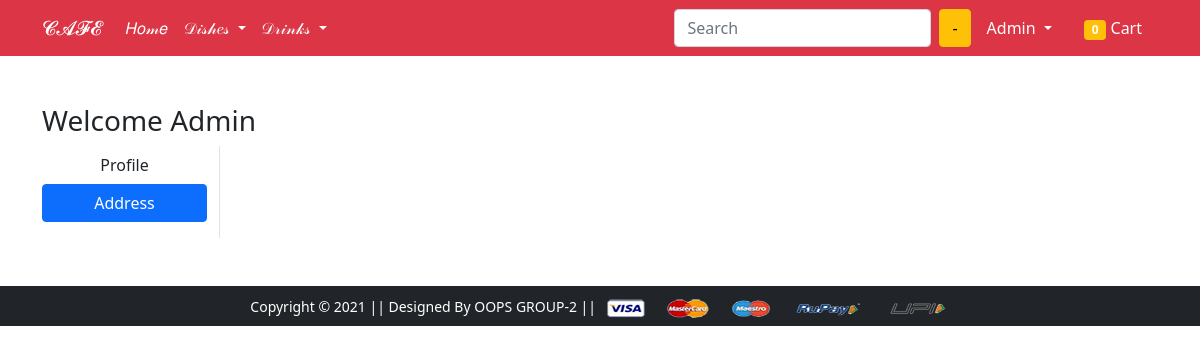
Page /address/ (signed in) on the earlier database version.
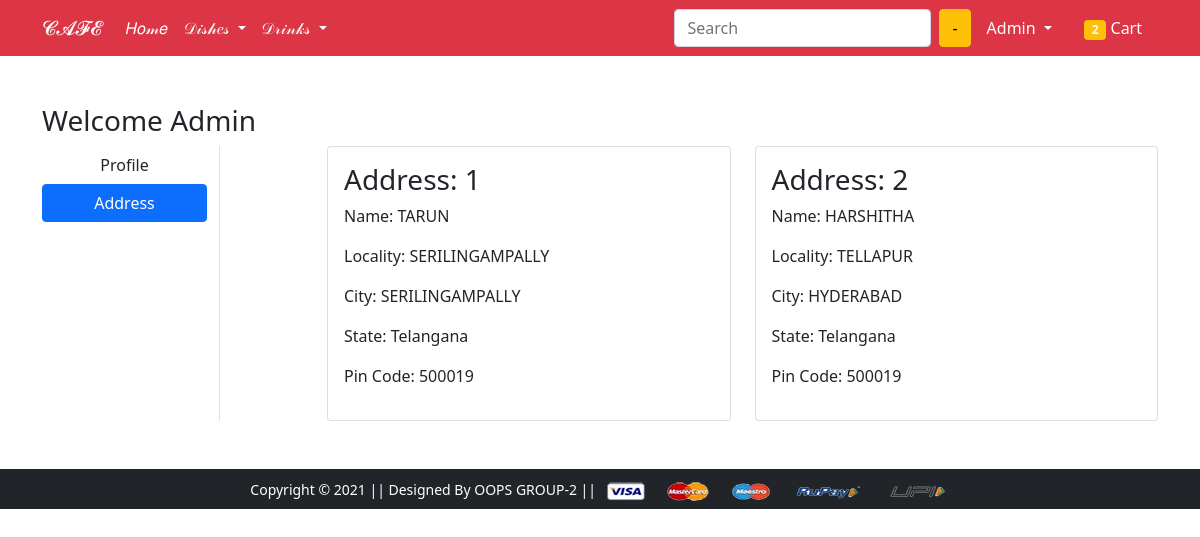
Same page on the later database version.
### app/models.py (models this page shows, shortened)
class Customer(models.Model):
 user = models.ForeignKey(User, on_delete=models.CASCADE)
 name = models.CharField(max_length=200)
 locality = models.CharField(max_length=200)
 city = models.CharField(max_length=50)
 zipcode = models.IntegerField()
 state = models.CharField(choices=STATE_CHOICES, max_length=50)

### app/views.py (the view)
# urls.py: path('address/', views.address, name='address'),
@login_required
def address(request):
	totalitem = 0
	if request.user.is_authenticated:
		totalitem = len(Cart.objects.filter(user=request.user))
	add = Customer.objects.filter(user=request.user)
	return render(request, 'app/address.html', {'add':add, 'active':'btn-primary', 'totalitem':totalitem})

### app/templates/app/address.html (shortened to what this page needs)
{% extends 'app/base.html' %}
{% load static %}
{% block main-content %}
<div class="container my-5">
 <div class="row">
 <h3>Welcome <span class="text-capitalize">{{request.user}}</span></h3>
  <div class="col-sm-2 border-end">
   <ul class="list-unstyled">
    <li class="d-grid"><a href="{% url 'profile' %}" class="btn">Profile</a></li>
    <li class="d-grid"><a href="{% url 'address' %}" class="btn {{active}}">Address</a></li>
   </ul>
  </div>
  <div class="col-sm-9 offset-sm-1">
   <div class="row">
    {% for ad in add %}
     <div class="col-sm-6">
     <div class="card">
      <div class="card-body">
       <h3>Address: {{ forloop.counter }}</h3>
       <p>Name: {{ad.name}}</p>
       <p>Locality: {{ad.locality}}</p>
       <p>City: {{ad.city}}</p>
       <p>State: {{ad.state}}</p>
       <p>Pin Code: {{ad.zipcode}}</p>
      </div>
     </div>
    </div>
    {% endfor %}
   </div>
  </div>
 </div>
</div>
{% endblock main-content %}

### app/templates/app/base.html (shortened to what this page needs)
<!doctype html>
{% load static %}
<html lang="en">
  <head>
    <link href="https://cdn.jsdelivr.net/npm/bootstrap@5.0.0-beta1/dist/css/bootstrap.min.css" rel="stylesheet">
    <link rel="stylesheet" href="{% static 'app/css/owl.carousel.min.css' %}">
    <link rel="stylesheet" href="{% static 'app/css/all.min.css' %}">
    <link rel="stylesheet" href="{% static 'app/css/style.css' %}">
  </head>
  <body>
    <nav class="navbar navbar-expand-lg navbar-dark bg-danger">
     <div class="container">
       <a class="navbar-brand" href="/">𝓒𝓐𝓕𝓔</a>
       <div class="collapse navbar-collapse" id="navbarSupportedContent">
         <ul class="navbar-nav me-auto mb-2 mb-lg-0">
           <li class="nav-item">
             <a class="nav-link active" aria-current="page" href="/">𝐻𝑜𝓂𝑒</a>
           </li>
           <li class="nav-item dropdown">
             <a class="nav-link dropdown-toggle text-white" href="#" id="dishesDropdown" role="button" data-bs-toggle="dropdown" aria-expanded="false">
              𝒟𝒾𝓈𝒽𝑒𝓈
             </a>
           </li>
           <li class="nav-item dropdown">
             <a class="nav-link dropdown-toggle text-white" href="#" id="drinksDropdown" role="button" data-bs-toggle="dropdown" aria-expanded="false">
              𝒟𝓇𝒾𝓃𝓀𝓈
             </a>
           </li>
         </ul>
         <form class="d-flex">
           <input class="form-control me-2" type="search" placeholder="Search" aria-label="Search">
           <button class="btn btn-warning" type="submit">-</button>
         </form>
         <div>
          <ul class="navbar-nav me-auto mb-2 mb-lg-0">
          {% if request.user.is_authenticated %}
           <li class="nav-item dropdown mx-2">
              <a class="nav-link dropdown-toggle text-white" href="#" id="profileDropdown" role="button" data-bs-toggle="dropdown" aria-expanded="false">
                {{request.user.username|capfirst}}
              </a>
            </li>
            <li class="nav-item mx-2">
              <a href="{% url 'showcart' %}" class="nav-link text-white"><span class="badge bg-warning">{{totalitem}}</span> Cart </a>
            </li>
            {% endif %}
          </ul>
         </div>
       </div>
     </div>
    </nav>
    {% block main-content %} {% endblock main-content %}
    <footer class="container-fluid bg-dark text-center p-2 mt-5">
        <small class="text-white">Copyright &copy; 2021 || Designed By OOPS GROUP-2 || </small>
        <img src="{% static 'app/images/payment.png' %}" alt="" srcset="" class="img-fluid" height="2px">
    </footer>
  </body>
</html>

Differences in the rows shown:
added Customer: name "TARUN", locality "SERILINGAMPALLY", city "SERILINGAMPALLY", state "Telangana", zipcode "500019"
added Customer: name "HARSHITHA", locality "TELLAPUR", city "HYDERABAD", state "Telangana", zipcode "500019"
Other differences:
{{ totalitem }}: "0" → "2"
